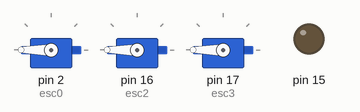
Bench run of a sketch on a simulated Arduino Uno, built with avr-gcc and run on an emulated ATmega328P. On the bench: 3 × servo, output pins drawn as LEDs (lit = HIGH).

Above: at 0.1 s.
At 5.1 s:
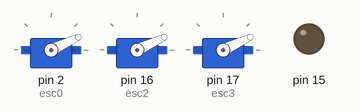
At 46.1 s:
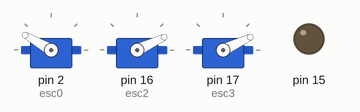
Timing chart, 0 to 47.6 s (numbered marks = the images above):
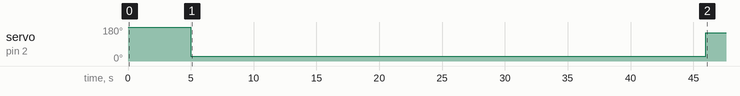

The sketch:

BlueFeather_Servo_30AMP.ino
```cpp
#include <Servo.h>

Servo esc0;
Servo esc1;
Servo esc2;
Servo esc3;
int throttle = 0;

void setup()
{
esc0.attach(2);
pinMode(PIN_A1, OUTPUT);

//esc1.attach(PIN_A1);
esc2.attach(PIN_A2);
esc3.attach(PIN_A3);
//delay(5000);
esc0.write(250);
//esc1.write(250);
esc2.write(250);
esc3.write(250);
delay(5000);
esc0.write(25);
//esc1.write(0);
esc2.write(25);
esc3.write(25);
delay(5000);
}

void loop()
{
delay(2000);
//esc0.write(200);
//esc1.write(10);
analogWrite(PIN_A1, 10);
delay(30000);
//esc2.write(100);
//esc3.write(100);
delay(4000);
esc0.write(150);
//esc1.write(125);
analogWrite(PIN_A1, 125);
delay(60000);
//esc2.write(150);
//esc3.write(150);
}
```

Measured:
- by itself, servo on pin 2 (esc0): 180° → 25° at 5.0 s, → 150° 41.0 s later
